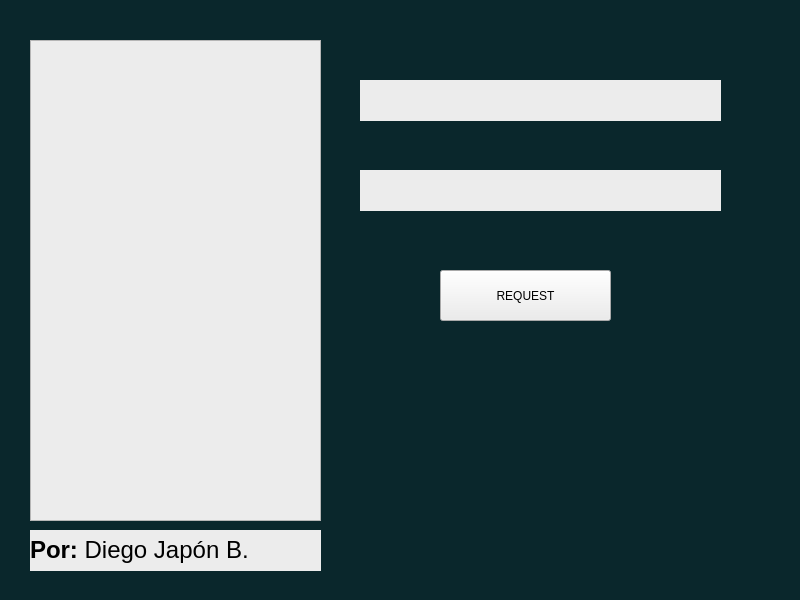
<?xml version="1.0" encoding="UTF-8"?>
<ui version="4.0">
 <class>MainWindow</class>
 <widget class="QMainWindow" name="MainWindow">
  <property name="geometry">
   <rect>
    <x>0</x>
    <y>0</y>
    <width>800</width>
    <height>600</height>
   </rect>
  </property>
  <property name="windowTitle">
   <string>MainWindow</string>
  </property>
  <property name="styleSheet">
   <string notr="true">background-color: rgb(10, 39, 44);</string>
  </property>
  <widget class="QWidget" name="centralwidget">
   <widget class="QLabel" name="clocks">
    <property name="geometry">
     <rect>
      <x>360</x>
      <y>80</y>
      <width>361</width>
      <height>41</height>
     </rect>
    </property>
    <property name="styleSheet">
     <string notr="true">font: 20pt &quot;MS Shell Dlg 2&quot;;
color: rgb(0, 0, 0);
background-color: rgb(236, 236, 236);</string>
    </property>
    <property name="text">
     <string/>
    </property>
    <property name="alignment">
     <set>Qt::AlignCenter</set>
    </property>
   </widget>
   <widget class="QLabel" name="date">
    <property name="geometry">
     <rect>
      <x>360</x>
      <y>170</y>
      <width>361</width>
      <height>41</height>
     </rect>
    </property>
    <property name="styleSheet">
     <string notr="true">font: 20pt &quot;MS Shell Dlg 2&quot;;
color: rgb(0, 0, 0);
background-color: rgb(236, 236, 236);
</string>
    </property>
    <property name="text">
     <string/>
    </property>
    <property name="alignment">
     <set>Qt::AlignCenter</set>
    </property>
   </widget>
   <widget class="QListWidget" name="list_pj">
    <property name="geometry">
     <rect>
      <x>30</x>
      <y>40</y>
      <width>291</width>
      <height>481</height>
     </rect>
    </property>
    <property name="styleSheet">
     <string notr="true">color: rgb(0, 0, 0);
background-color: rgb(236, 236, 236);
font: 15pt &quot;MS Shell Dlg 2&quot;;</string>
    </property>
   </widget>
   <widget class="QPushButton" name="request_pj">
    <property name="geometry">
     <rect>
      <x>440</x>
      <y>270</y>
      <width>171</width>
      <height>51</height>
     </rect>
    </property>
    <property name="styleSheet">
     <string notr="true">font: 75 10pt &quot;MS Shell Dlg 2&quot;;
color: rgb(0, 0, 0);
background-color: rgb(236, 236, 236);</string>
    </property>
    <property name="text">
     <string>REQUEST</string>
    </property>
   </widget>
   <widget class="QLabel" name="label">
    <property name="geometry">
     <rect>
      <x>30</x>
      <y>530</y>
      <width>291</width>
      <height>41</height>
     </rect>
    </property>
    <property name="styleSheet">
     <string notr="true">font: 20pt &quot;MS Shell Dlg 2&quot;;
color: rgb(0, 0, 0);
background-color: rgb(236, 236, 236);</string>
    </property>
    <property name="text">
     <string>&lt;html&gt;&lt;head/&gt;&lt;body&gt;&lt;p&gt;&lt;span style=&quot; font-size:18pt; font-weight:600;&quot;&gt;Por:&lt;/span&gt;&lt;span style=&quot; font-size:18pt;&quot;&gt; Diego Japón B.&lt;/span&gt;&lt;/p&gt;&lt;/body&gt;&lt;/html&gt;</string>
    </property>
   </widget>
  </widget>
  <widget class="QStatusBar" name="statusbar"/>
 </widget>
 <resources/>
 <connections/>
</ui>
